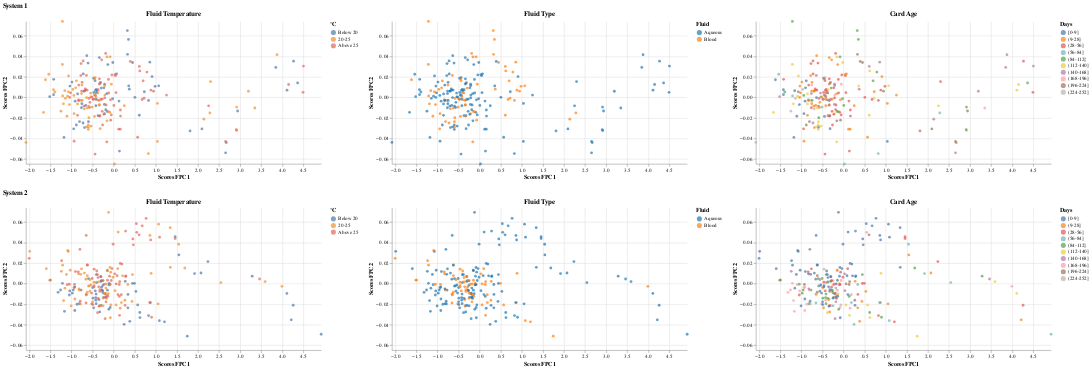

This figure's notebook cell:
### Markdown cell above
### System 1 versus System 2: Sensor B - Sample Window

### Code cell
pc_scores_s1_B_sample_window, pc_scores_s2_B_sample_window,fpca_s1_B_sample_window,fpca_s2_B_sample_window = fpca_two_inputs(B1_sample_window_combine_balanced.iloc[:,:-6], B2_sample_window_combine_balanced.iloc[:,:-6], color_fpc1_s1='tab:blue', color_fpc2_s1='tab:cyan', color_fpc1_s2='tab:orange', color_fpc2_s2='gold')
print("--------------------------------------------------- Bootstrap -------------------------------------------------------------------------------------------")
bs1,bs2 = bootstrap(B1_sample_window_combine_balanced, B2_sample_window_combine_balanced, "B","sample_window",features="FluidTempBin")
print("--------------------------------------------------- PCA Scores -------------------------------------------------------------------------------------------")
create_pc_scores_plots(pc_scores_s1_B_sample_window, pc_scores_s2_B_sample_window, B1_sample_window_combine_balanced, B2_sample_window_combine_balanced,features="FluidTempBin")

### Figure 1 — Vega-Lite specification as saved in the notebook (floating-point values rounded to 4 significant figures; data arrays with more than 128 entries replaced by an {"elided": "..."} marker saying what was removed)
{"config": {"view": {"continuousWidth": 300, "continuousHeight": 300, "stroke": null}}, "vconcat": [{"hconcat": [{"mark": {"type": "circle"}, "encoding": {"color": {"field": "FluidTempBin", "scale": {"domain": ["Below 20", "20-25", "Above 25"], "range": ["#4e79a7", "#f28e2b", "#e16759"]}, "sort": ["Below 20", "20-25", "Above 25"], "title": "°C", "type": "ordinal"}, "tooltip": [{"field": "TestID", "type": "quantitative"}, {"field": "PC1_Scores", "type": "quantitative"}, {"field": "PC2_Scores", "type": "quantitative"}, {"field": "FluidTempBin", "title": "Fluid Temperature", "type": "ordinal"}], "x": {"field": "PC1_Scores", "scale": {"domain": [-2.079, 4.922]}, "title": "Scores FPC1", "type": "quantitative"}, "y": {"field": "PC2_Scores", "scale": {"domain": [-0.06482, 0.07407]}, "title": "Scores FPC2", "type": "quantitative"}}, "height": 280, "title": "Fluid Temperature", "width": 580}, {"mark": {"type": "circle"}, "encoding": {"color": {"field": "FluidTypeBin", "scale": {"scheme": "category10"}, "title": "Fluid", "type": "nominal"}, "tooltip": [{"field": "TestID", "type": "quantitative"}, {"field": "PC1_Scores", "type": "quantitative"}, {"field": "PC2_Scores", "type": "quantitative"}, {"field": "FluidTypeBin", "title": "Fluid Type", "type": "nominal"}], "x": {"field": "PC1_Scores", "scale": {"domain": [-2.079, 4.922]}, "title": "Scores FPC1", "type": "quantitative"}, "y": {"field": "PC2_Scores", "scale": {"domain": [-0.06482, 0.07407]}, "title": "Scores FPC2", "type": "quantitative"}}, "height": 280, "title": "Fluid Type", "width": 580}, {"mark": {"type": "circle"}, "encoding": {"color": {"field": "CardAgeBin", "scale": {"scheme": "tableau10"}, "sort": ["[0-9]", "(9-28]", "(28-56]", "(56-84]", "(84-112]", "(112-140]", "(140-168]", "(168-196]", "(196-224]", "(224-252]"], "title": "Days", "type": "ordinal"}, "tooltip": [{"field": "TestID", "type": "quantitative"}, {"field": "PC1_Scores", "type": "quantitative"}, {"field": "PC2_Scores", "type": "quantitative"}, {"field": "CardAgeBin", "title": "Card Age", "type": "ordinal"}], "x": {"field": "PC1_Scores", "scale": {"domain": [-2.079, 4.922]}, "title": "Scores FPC1", "type": "quantitative"}, "y": {"field": "PC2_Scores", "scale": {"domain": [-0.06482, 0.07407]}, "title": "Scores FPC2", "type": "quantitative"}}, "height": 280, "title": "Card Age", "width": 580}], "data": {"name": "data-67238e339d0d3f76f4b5dd379d9a2d96"}, "resolve": {"scale": {"color": "independent"}}, "title": "System 1"}, {"hconcat": [{"mark": {"type": "circle"}, "encoding": {"color": {"field": "FluidTempBin", "scale": {"domain": ["Below 20", "20-25", "Above 25"], "range": ["#4e79a7", "#f28e2b", "#e16759"]}, "sort": ["Below 20", "20-25", "Above 25"], "title": "°C", "type": "ordinal"}, "tooltip": [{"field": "TestID", "type": "quantitative"}, {"field": "PC1_Scores", "type": "quantitative"}, {"field": "PC2_Scores", "type": "quantitative"}, {"field": "FluidTempBin", "title": "Fluid Temperature", "type": "ordinal"}], "x": {"field": "PC1_Scores", "scale": {"domain": [-2.079, 4.922]}, "title": "Scores FPC1", "type": "quantitative"}, "y": {"field": "PC2_Scores", "scale": {"domain": [-0.06482, 0.07407]}, "title": "Scores FPC2", "type": "quantitative"}}, "height": 280, "title": "Fluid Temperature", "width": 580}, {"mark": {"type": "circle"}, "encoding": {"color": {"field": "FluidTypeBin", "scale": {"scheme": "category10"}, "title": "Fluid", "type": "nominal"}, "tooltip": [{"field": "TestID", "type": "quantitative"}, {"field": "PC1_Scores", "type": "quantitative"}, {"field": "PC2_Scores", "type": "quantitative"}, {"field": "FluidTypeBin", "title": "Fluid Type", "type": "nominal"}], "x": {"field": "PC1_Scores", "scale": {"domain": [-2.079, 4.922]}, "title": "Scores FPC1", "type": "quantitative"}, "y": {"field": "PC2_Scores", "scale": {"domain": [-0.06482, 0.07407]}, "title": "Scores FPC2", "type": "quantitative"}}, "height": 280, "title": "Fluid Type", "width": 580}, {"mark": {"type": "circle"}, "encoding": {"color": {"field": "CardAgeBin", "scale": {"scheme": "tableau10"}, "sort": ["[0-9]", "(9-28]", "(28-56]", "(56-84]", "(84-112]", "(112-140]", "(140-168]", "(168-196]", "(196-224]", "(224-252]"], "title": "Days", "type": "ordinal"}, "tooltip": [{"field": "TestID", "type": "quantitative"}, {"field": "PC1_Scores", "type": "quantitative"}, {"field": "PC2_Scores", "type": "quantitative"}, {"field": "CardAgeBin", "title": "Card Age", "type": "ordinal"}], "x": {"field": "PC1_Scores", "scale": {"domain": [-2.079, 4.922]}, "title": "Scores FPC1", "type": "quantitative"}, "y": {"field": "PC2_Scores", "scale": {"domain": [-0.06482, 0.07407]}, "title": "Scores FPC2", "type": "quantitative"}}, "height": 280, "title": "Card Age", "width": 580}], "data": {"name": "data-52e24793ea383ac95839d98d970c84a2"}, "resolve": {"scale": {"color": "independent"}}, "title": "System 2"}], "$schema": "https://vega.github.io/schema/vega-lite/v5.8.0.json", "datasets": {"data-67238e339d0d3f76f4b5dd379d9a2d96": {"elided": "216 records"}, "data-52e24793ea383ac95839d98d970c84a2": {"elided": "216 records"}}}
